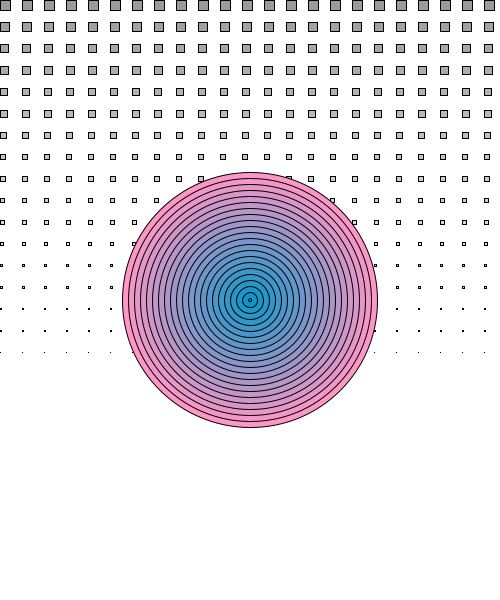
Frame 1 (no input)
Frame 60 (the mouse pressed at the canvas centre just before this capture): identical to frame 1, image omitted
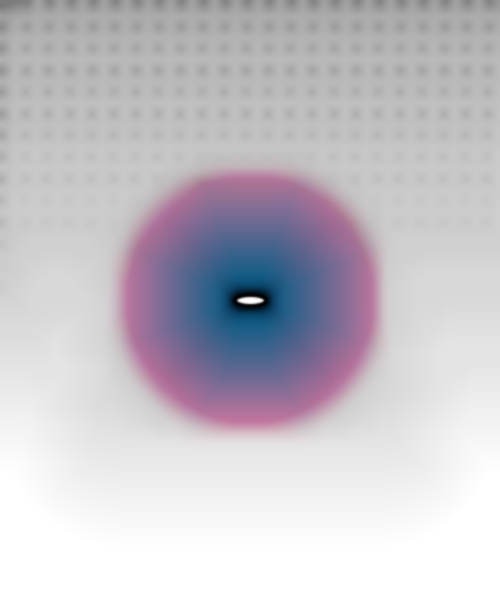
Frame 120 (the mouse held since frame 60 and released just before this capture)

The Processing sketch that drew these frames (run headless with seeded random() and noise(); from frame 60 on, the mouse is pressed at the canvas centre):

// Processing sketch: processing_44662
// ── processing_44662.pde

boolean drawLine = false;

void setup() {
  size(500, 600);
  smooth();
  background(255);
  //  frameRate(600);
  //  noStroke ();

  float box_size = 10; 
  float box_space = 22; 
  int margin = 0; 
  



  for (int i = margin; i < height-margin; i += box_space) {
    if (box_size > 0) {
      for (int j = margin; j < width-margin; j+= box_space) {
        fill(255-box_size*10);
        rect(j, i, box_size, box_size);
      }
      box_size = box_size - 0.6;
    }
  }


  for (int diameter=255; diameter > 0; diameter = diameter - 12) {
    fill (diameter, 150, 200);
    ellipse (width / 2, height / 2, diameter, diameter);
  }

  fill(255, 255, 255);
}



void draw() {
  
  float noiseScale=0.02;

  
  if (keyPressed) {

    if (key=='0') stroke(#FFFFFF);
    if (key=='1') stroke(#000000);
    if (key=='2') stroke(#5656FF);
    if (key=='3') stroke(#FF2300);
    if (key=='4') fill(255, 255, 255);
    if (key=='5') fill(219, 187, 135);
    if (key=='6') noStroke();
    if (key=='7') background(200);
    if (key=='8') for(int x=0; x < width; x++) {
                float noiseVal = noise((mouseX+x)*noiseScale, 
                                        mouseY*noiseScale);
                stroke(noiseVal*255);
                line(x, mouseY+noiseVal*80, x, height);
                }
    if (key=='9') rect(pmouseX-random(-3, 40), mouseY+random(-40, 100), 5, 5);
  }

  if (mousePressed) {
    //   stroke(#FF2300);
    strokeWeight(dist(mouseX/5000, mouseY/100, 0, 0));
    ellipse(pmouseX, pmouseY, mouseY/10, 10);
    filter(BLUR,1);
    //   filter(POSTERIZE,10);
  }

  if (drawLine==true) line(pmouseX, pmouseY, mouseX, mouseY);
}

void keyReleased() {
  if (key=='a')drawLine = !drawLine;
}
